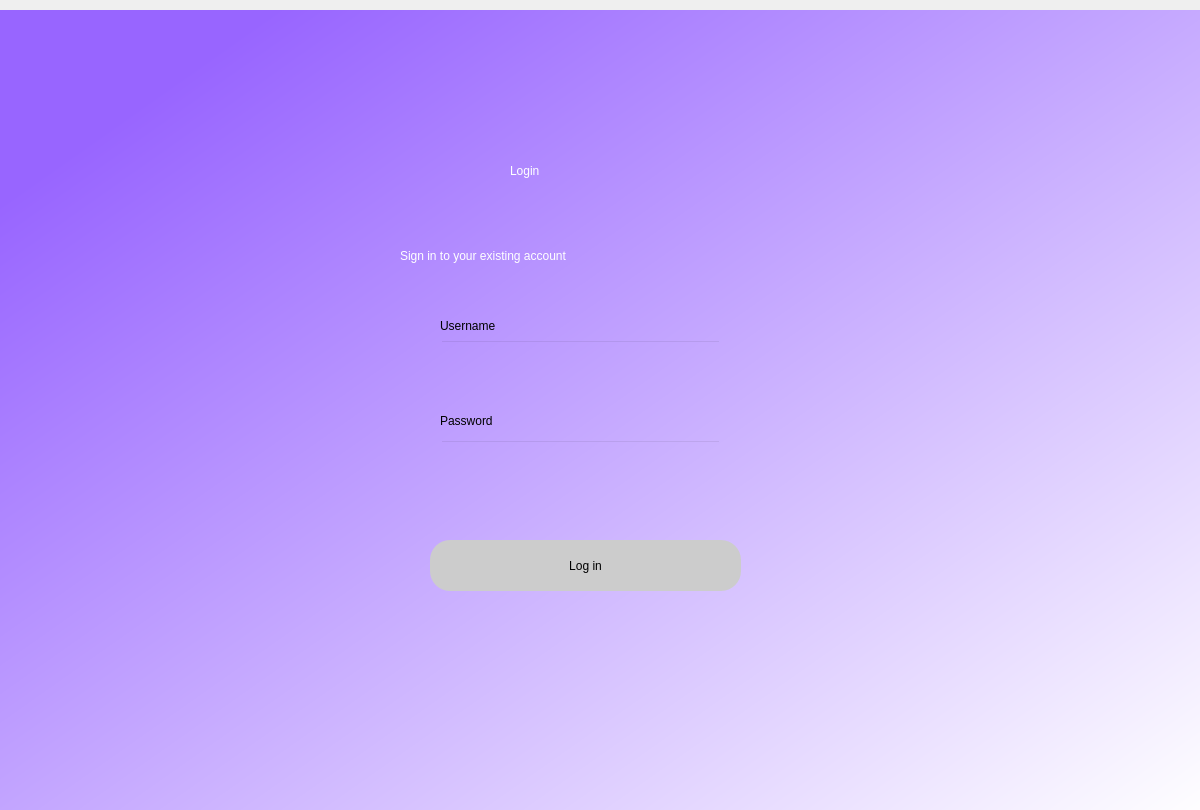
<?xml version="1.0" encoding="UTF-8"?>
<ui version="4.0">
 <class>Dialog</class>
 <widget class="QDialog" name="Dialog">
  <property name="geometry">
   <rect>
    <x>0</x>
    <y>0</y>
    <width>1200</width>
    <height>810</height>
   </rect>
  </property>
  <property name="windowTitle">
   <string>Dialog</string>
  </property>
  <widget class="QWidget" name="bgwidget" native="true">
   <property name="geometry">
    <rect>
     <x>0</x>
     <y>10</y>
     <width>1200</width>
     <height>811</height>
    </rect>
   </property>
   <property name="styleSheet">
    <string notr="true">QWidget#bgwidget{
background-color:qlineargradient(spread:pad, x1:0.093, y1:0.141636, x2:0.995, y2:1, stop:0 rgba(152, 101, 255, 255), stop:1 rgba(255, 255, 255, 255));}</string>
   </property>
   <widget class="QLabel" name="label">
    <property name="geometry">
     <rect>
      <x>510</x>
      <y>110</y>
      <width>141</width>
      <height>101</height>
     </rect>
    </property>
    <property name="styleSheet">
     <string notr="true">font: 36pt &quot;MS Shell Dlg 2&quot;; color:rgb(255, 255, 255)</string>
    </property>
    <property name="text">
     <string>Login</string>
    </property>
   </widget>
   <widget class="QLabel" name="label_2">
    <property name="geometry">
     <rect>
      <x>400</x>
      <y>220</y>
      <width>401</width>
      <height>51</height>
     </rect>
    </property>
    <property name="styleSheet">
     <string notr="true">font: 16pt &quot;MS Shell Dlg 2&quot;;color:rgb(255, 255, 255)</string>
    </property>
    <property name="text">
     <string>Sign in to your existing account</string>
    </property>
   </widget>
   <widget class="QPushButton" name="login">
    <property name="geometry">
     <rect>
      <x>430</x>
      <y>530</y>
      <width>311</width>
      <height>51</height>
     </rect>
    </property>
    <property name="styleSheet">
     <string notr="true">border-radius:20px;
background-color: rgb(204, 204, 204);
font: 14pt &quot;MS Shell Dlg 2&quot;;

</string>
    </property>
    <property name="text">
     <string>Log in</string>
    </property>
   </widget>
   <widget class="QLineEdit" name="emailfield">
    <property name="geometry">
     <rect>
      <x>440</x>
      <y>330</y>
      <width>281</width>
      <height>41</height>
     </rect>
    </property>
    <property name="styleSheet">
     <string notr="true">background-color:rgba(0,0,0,0);
font: 12pt &quot;MS Shell Dlg 2&quot;;</string>
    </property>
   </widget>
   <widget class="QLineEdit" name="passwordfield">
    <property name="geometry">
     <rect>
      <x>440</x>
      <y>430</y>
      <width>281</width>
      <height>41</height>
     </rect>
    </property>
    <property name="styleSheet">
     <string notr="true">background-color:rgba(0,0,0,0);
font: 12pt &quot;MS Shell Dlg 2&quot;;</string>
    </property>
   </widget>
   <widget class="QLabel" name="label_3">
    <property name="geometry">
     <rect>
      <x>440</x>
      <y>300</y>
      <width>101</width>
      <height>31</height>
     </rect>
    </property>
    <property name="styleSheet">
     <string notr="true">font: 10pt &quot;MS Shell Dlg 2&quot;;</string>
    </property>
    <property name="text">
     <string>Username</string>
    </property>
   </widget>
   <widget class="QLabel" name="label_4">
    <property name="geometry">
     <rect>
      <x>440</x>
      <y>400</y>
      <width>101</width>
      <height>21</height>
     </rect>
    </property>
    <property name="styleSheet">
     <string notr="true">font: 10pt &quot;MS Shell Dlg 2&quot;;</string>
    </property>
    <property name="text">
     <string>Password</string>
    </property>
   </widget>
   <widget class="QLabel" name="error">
    <property name="geometry">
     <rect>
      <x>450</x>
      <y>500</y>
      <width>271</width>
      <height>21</height>
     </rect>
    </property>
    <property name="styleSheet">
     <string notr="true">font: 12pt &quot;MS Shell Dlg 2&quot;; color:red;</string>
    </property>
    <property name="text">
     <string/>
    </property>
   </widget>
  </widget>
 </widget>
 <resources/>
 <connections/>
</ui>
